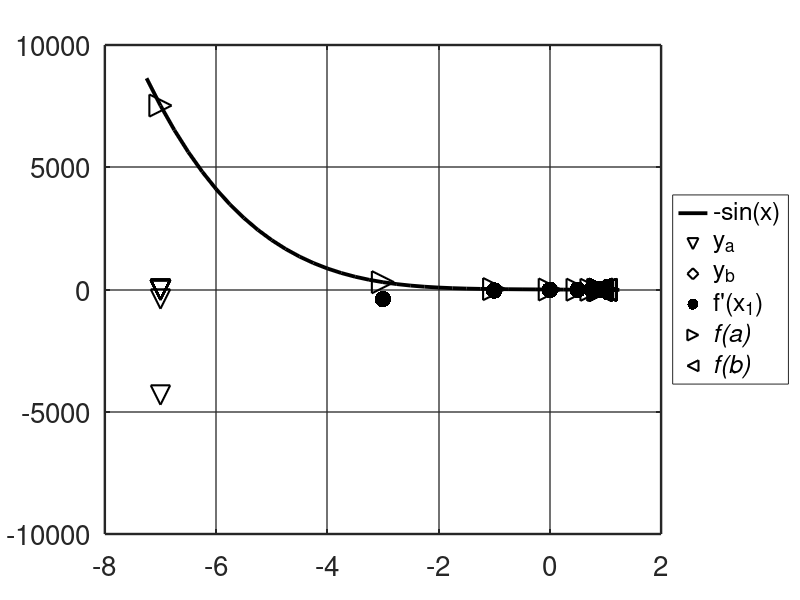

Here is the MATLAB script that generated this plot:
clear all;
format long g 
function [y] = f(x)
y=3*x.^4 - 0.8*x.^3-1.2*x.^2-15*x;
endfunction
a = -7; b = 1; h = 0.25;
x=a-h:h:b+h; 
plot(x, @f(x), 'k', 'linewidth', 2.75);
hold on; grid on;
eps=0.001; k=1;
a0 = a; b0 = b;
do
ya = deriv (@f, a, 1);
yb = deriv (@f, b, 1);
plot(a0, ya,"kv", 'markersize',14,'linewidth', 1.5,
b0, yb,"kd", 'markersize',14, 'linewidth', 1.5 )
x1=(b+a)/2.
df1 = deriv (@f, x1, 1)
plot(x1, df1, "k.", 'markersize',36,
a, @f(a), "k>", 'markersize',16,'linewidth', 1.5,
b, @f(b), "k<", 'markersize',16,'linewidth', 1.5)
if (df1 < 0)
a=x1;
else
b=x1;
endif;
k++;
until (abs(df1)<eps)
hl = legend('-sin(x)','y_{a}', 'y_{b}',
"f'(x_{1})",'\itf(a)','\itf(b)');
set(hl, 'fontsize', 20, 'location', 'eastoutside')
set(gca, 'linewidth', 1.75, 'fontsize', 20, 'gridalpha',
0.65);
hold off